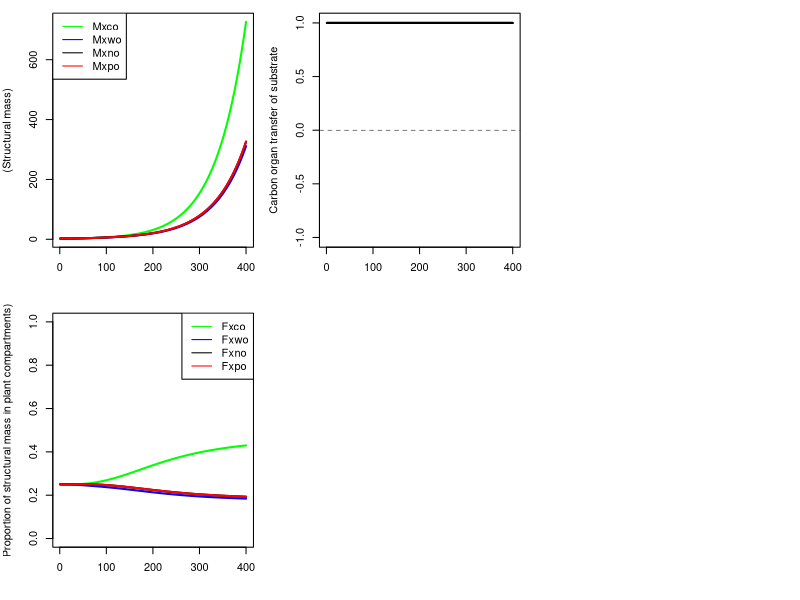

Here is the R script that generated this plot: (Note: this script raises an error after producing the figure.)
# R version of Thornley allcoation model (TAM) as in Thornley and Parsons 2014. J. Theor. Biol. 342: 1-14
# Rewritten to include elements of Thornley 1998 modelling shoot-root relations. The only way forward (https://doi.org/10.1006/anbo.1997.0529) 
# Author: Steven Higgins
# Author: Re-coded to add source sink dynamics and remove predefined allocation by Liam Langan 20.11.2017
# This version with carbon organ, nitrogen organ, phosphorus organ and water organ 
###############################################################################

## LL: NOTE for OSX users:
## running "ssh-add ~/.ssh/id_rsa" in the terminal allows RStudio Github communication via the ssh passkey
## 

# Because in TAM allocation coeffs act on Mx the total biomass, there is no need for a storage pool

## initial values for fractions of structural dry matter in shoot, root, mycor
# thorn_Fxsh_t0 = 0.2;
# thorn_Fxrt_t0 = 0.3;
# thorn_Fxmy_t0 = 0.5;
## initial values for mass of structural dry matter in rt, sh, my
size.factor<-0.1;

thorn_Mxco_t0 = 0.25/size.factor;
thorn_Mxno_t0 = 0.25/size.factor;
thorn_Mxpo_t0 = 0.25/size.factor; #Thornley uses has 0.5
thorn_Mxwo_t0 = 0.25/size.factor; #Thornley uses has 0.5

## intitial values for mass of substrates C,N,P for carbon organ
thorn_Mcs_co_t0 = 0.025/size.factor*0.25;
thorn_Mns_co_t0 = 0.01/size.factor*0.25;
thorn_Mps_co_t0 = 0.005/size.factor*0.25;
thorn_Mws_co_t0 = 0.25/size.factor*0.25;

## intitial values for mass of substrates C,N,P for nitrogen organ
thorn_Mcs_no_t0 = 0.025/size.factor*0.25;
thorn_Mns_no_t0 = 0.01/size.factor*0.25;
thorn_Mps_no_t0 = 0.005/size.factor*0.25;
thorn_Mws_no_t0 = 0.25/size.factor*0.25;

## intitial values for mass of substrates C,N,P for phosphorus organ
thorn_Mcs_po_t0 = 0.025/size.factor*0.25;
thorn_Mns_po_t0 = 0.01/size.factor*0.25;
thorn_Mps_po_t0 = 0.005/size.factor*0.25;
thorn_Mws_po_t0 = 0.25/size.factor*0.25;

## intitial values for mass of substrates C,N,P for water organ
thorn_Mcs_wo_t0 = 0.025/size.factor*0.25;
thorn_Mns_wo_t0 = 0.01/size.factor*0.25;
thorn_Mps_wo_t0 = 0.005/size.factor*0.25;
thorn_Mws_wo_t0 = 0.25/size.factor*0.25;

## upktake rates of C,N,P,W
#default to go back to
base =  0.0002*100; #aDGVM produces numbers around 0.00001 to 0.001 for C_net/plant_mass
thorn_Kc  = base*1.0;
thorn_Kw  = 0.0015;
thorn_Kn  = 0.25;
thorn_Kp  = 0.1;

#product inhibittion, not used
#thorn_Jcs = 0.03;
#thorn_Jns = 0.01;
#thorn_Jps = 0.005;
#thorn_Jws = 0.003;


## Fractions of C, N, P in structural dry matter 
#first three are as in Thornley, Fwx is calibrated, higher values do not work
# so Fwx is artificial. Maybe we have to think of this as water used in metabolism?
thorn_Fcx = 0.4;
thorn_Fnx = 0.02;
thorn_Fpx = 0.005;
thorn_Fwx = 0.0001;


## other constants
thorn_q = 0.5;     #control parameter for allocation
#thorn_Kg = 200	; #structural growth rate constant; Thornley uses 200000
thorn_Kg = 0.1	; #structural growth rate constant; Thornley uses 200000

mycol=c("green","blue","black","red")

#---start model----

#set initial states
#for aDGVM this will have to go in the section that creates a new individual
## STATE VARIABLE initial values for mass of structural dry matter in rt, sh, my
thorn_Mxco = thorn_Mxco_t0;
thorn_Mxwo = thorn_Mxwo_t0;
thorn_Mxno = thorn_Mxno_t0;
thorn_Mxpo = thorn_Mxpo_t0;
## STATE VARIABLE initial values for mass of substrate C,N,P
thorn_Mcs_co = thorn_Mcs_co_t0;
thorn_Mns_co = thorn_Mns_co_t0;
thorn_Mps_co = thorn_Mps_co_t0;
thorn_Mws_co = thorn_Mws_co_t0;

thorn_Mcs_no = thorn_Mcs_no_t0;
thorn_Mns_no = thorn_Mns_no_t0;
thorn_Mps_no = thorn_Mps_no_t0;
thorn_Mws_no = thorn_Mws_no_t0;

thorn_Mcs_po = thorn_Mcs_po_t0;
thorn_Mns_po = thorn_Mns_po_t0;
thorn_Mps_po = thorn_Mps_po_t0;
thorn_Mws_po = thorn_Mws_po_t0;

thorn_Mcs_wo = thorn_Mcs_po_t0;
thorn_Mns_wo = thorn_Mns_po_t0;
thorn_Mps_wo = thorn_Mps_po_t0;
thorn_Mws_wo = thorn_Mws_po_t0;

thorn_Mx_t0 = thorn_Mxco_t0 + thorn_Mxno_t0 + thorn_Mxpo_t0 + thorn_Mxwo_t0;

## AUX VARIABLE initial values for concentrations of substrates C,N,P
thorn_Cs_co = thorn_Mcs_co_t0/thorn_Mxco;
thorn_Ns_co = thorn_Mns_co_t0/thorn_Mxco;
thorn_Ps_co = thorn_Mps_co_t0/thorn_Mxco;
thorn_Ws_co = thorn_Mws_co_t0/thorn_Mxco;

thorn_Cs_no = thorn_Mcs_no_t0/thorn_Mxno;
thorn_Ns_no = thorn_Mns_no_t0/thorn_Mxno;
thorn_Ps_no = thorn_Mps_no_t0/thorn_Mxno;
thorn_Ws_no = thorn_Mws_no_t0/thorn_Mxno;

thorn_Cs_po = thorn_Mcs_po_t0/thorn_Mxpo;
thorn_Ns_po = thorn_Mns_po_t0/thorn_Mxpo;
thorn_Ps_po = thorn_Mps_po_t0/thorn_Mxpo;
thorn_Ws_po = thorn_Mws_po_t0/thorn_Mxpo;

thorn_Cs_wo = thorn_Mcs_wo_t0/thorn_Mxwo;
thorn_Ns_wo = thorn_Mns_wo_t0/thorn_Mxwo;
thorn_Ps_wo = thorn_Mps_wo_t0/thorn_Mxwo;
thorn_Ws_wo = thorn_Mws_wo_t0/thorn_Mxwo;

## AUX VARIABLE initial values for fractions of structural dry matter in shoot, root, mycor
thorn_Fxco = thorn_Mxco_t0/thorn_Mx_t0;
thorn_Fxwo = thorn_Mxwo_t0/thorn_Mx_t0;
thorn_Fxno = thorn_Mxno_t0/thorn_Mx_t0;
thorn_Fxpo = thorn_Mxpo_t0/thorn_Mx_t0;


#R only make a matrix to store the variables for plotting
#n.steps<-360*10
n.steps<-400
# n.steps<-3*10
M<-matrix(0,nrow=n.steps,ncol=71)

wrapper_fn_mod <- function(uptake)
{
  ## the for loop
  for(i in 1:n.steps) {
    
  uptake_change <- uptake

  base =  0.0002*100; #aDGVM produces numbers around 0.00001 to 0.001 for C_net/plant_mass
  thorn_Kc  = base*1.0;
  thorn_Kw  = 0.015;
  
  # if( i >= 180 && i <= 360 ) # this code sets carbon substrate uptake to zero between day 180 & 360
  # {
  #   thorn_Kc = 0.0;
  # }
  
  if(uptake_change == 1)
  {
    thorn_Kn  = 0.025; # low N uptake rate
    # thorn_Kn  = 0.05 - pmin(0.001,(i*0.1));
    # print("Low N")
    # print(thorn_Kn)
  }
  
  if(uptake_change == 0) # high N uptake rate
  {
    thorn_Kn  = 0.25;
    # print("High N")
    # print(thorn_Kn)
  }
  
  thorn_Kp  = 0.1;
  
  thorn_Mx = thorn_Mxco + thorn_Mxwo + thorn_Mxno + thorn_Mxpo ; #3
  
  ##---------------------------------------------------------------------------------------------
  ## adding substrate transport between pools following Thornley (1998). Substrates will be transported
  ## between plants compartments based on concentration differences and resistances. 
  ## This avoids the issue of reduced allocation as this model does not allocate growth, growth of each compartment is 
  ## indipenaent of the others but it allows every compartment to be both a source and a sink. Should an individual be top-killed
  ## i.e. loss of the carbon organ and substrates contained within, C, N, P and W will be transported from all other organs until 
  ## there is no concentration difference. This increases carbon organ growth and decreases growth in all other compartments. 
  
  # these are specific transport resistances for substrates
  # I'm assuming they are equal for all substrates and transport directions. 
  p_co = p_no = p_po = p_wo =1; # eq.4 Thornley 1998 
  
  q = 1 # eq.4 scaling parameter "which, presumably, is a function of plant architecture" (Thornley 1998)
  
  # # Transport resistance of each compartment 
  # res_co = p_co / (thorn_Mxco)^q; # eq.4 Thornley 1998 
  # res_no = p_no / (thorn_Mxno)^q; # eq.4 Thornley 1998 
  # res_po = p_po / (thorn_Mxpo)^q; # eq.4 Thornley 1998 
  # res_wo = p_wo / (thorn_Mxwo)^q; # eq.4 Thornley 1998 
  # 
  # # Transport of substrates between compartments. Here I extend Thornley uni-directional model to 
  # # make it bi-directional. 
  # # NOTE: this is not complete - I need to include transport between other compartments i.e. Po to Wo, Po to No, Wo to No for C,N,P & W.
  # 
  # # carbon transport
  # Tc_co_to_no = 0.2*(thorn_Cs_co - thorn_Cs_no) / (res_co + res_no) # transport of carbon substrate from the carbon organ to the nitrogen organ
  # Tc_co_to_po = 0.2*(thorn_Cs_co - thorn_Cs_po) / (res_co + res_po) # transport of carbon substrate from the carbon organ to the phosphorus organ
  # Tc_co_to_wo = 0.2*(thorn_Cs_co - thorn_Cs_wo) / (res_co + res_wo) # transport of carbon substrate from the carbon organ to the water organ
  # 
  # Tc_no_to_po = 0.2*(thorn_Cs_no - thorn_Cs_po) / (res_no + res_po) # transport of carbon substrate from the nitrogen organ to the phosphorus organ
  # Tc_no_to_wo = 0.2*(thorn_Cs_no - thorn_Cs_wo) / (res_no + res_wo) # transport of carbon substrate from the nitrogen organ to the water organ
  # Tc_po_to_wo = 0.2*(thorn_Cs_po - thorn_Cs_wo) / (res_po + res_wo) # transport of carbon substrate from the phosphorus organ to the water organ
  # 
  # # print(c("Tc_cn Tc_cp Tc_cw Tc_np Tc_nw Tc_pw"))
  # # print(round(c(Tc_co_to_no, Tc_co_to_po, Tc_co_to_wo, Tc_no_to_po, Tc_no_to_wo, Tc_po_to_wo),2))
  # 
  # # nitrogen transport
  # Tn_co_to_no = 0.2*(thorn_Ns_co - thorn_Ns_no) / (res_co + res_no) # transport of nitrogen substrate from the carbon organ to the nitrogen organ
  # Tn_co_to_po = 0.2*(thorn_Ns_co - thorn_Ns_po) / (res_co + res_po) # transport of nitrogen substrate from the carbon organ to the phosphorus organ
  # Tn_co_to_wo = 0.2*(thorn_Ns_co - thorn_Ns_wo) / (res_co + res_wo) # transport of nitrogen substrate from the carbon organ to the water organ
  # 
  # Tn_no_to_po = 0.2*(thorn_Ns_no - thorn_Ns_po) / (res_no + res_po) # transport of nitrogen substrate from the nitrogen organ to the phosphorus organ
  # Tn_no_to_wo = 0.2*(thorn_Ns_no - thorn_Ns_wo) / (res_no + res_wo) # transport of nitrogen substrate from the nitrogen organ to the water organ
  # Tn_po_to_wo = 0.2*(thorn_Ns_po - thorn_Ns_wo) / (res_po + res_wo) # transport of nitrogen substrate from the phosphorus organ to the water organ
  # # phosphorus transport
  # Tp_co_to_no = 0.2*(thorn_Ps_co - thorn_Ps_no) / (res_co + res_no) # transport of phosphorus substrate from the carbon organ to the nitrogen organ
  # Tp_co_to_po = 0.2*(thorn_Ps_co - thorn_Ps_po) / (res_co + res_po) # transport of phosphorus substrate from the carbon organ to the phosphorus organ
  # Tp_co_to_wo = 0.2*(thorn_Ps_co - thorn_Ps_wo) / (res_co + res_wo) # transport of phosphorus substrate from the carbon organ to the water organ
  # 
  # Tp_no_to_po = 0.2*(thorn_Ps_no - thorn_Ps_po) / (res_no + res_po) # transport of phosphorus substrate from the nitrogen organ to the phosphorus organ
  # Tp_no_to_wo = 0.2*(thorn_Ps_no - thorn_Ps_wo) / (res_no + res_wo) # transport of phosphorus substrate from the nitrogen organ to the water organ
  # Tp_po_to_wo = 0.2*(thorn_Ps_po - thorn_Ps_wo) / (res_po + res_wo) # transport of phosphorus substrate from the phosphorus organ to the water organ
  # # water transport
  # Tw_co_to_no = 0.2*(thorn_Ws_co - thorn_Ws_no) / (res_co + res_no) # transport of water substrate from the carbon organ to the nitrogen organ
  # Tw_co_to_po = 0.2*(thorn_Ws_co - thorn_Ws_po) / (res_co + res_po) # transport of water substrate from the carbon organ to the phosphorus organ
  # Tw_co_to_wo = 0.2*(thorn_Ws_co - thorn_Ws_wo) / (res_co + res_wo) # transport of water substrate from the carbon organ to the water organ
  # 
  # Tw_no_to_po = 0.2*(thorn_Ws_no - thorn_Ws_po) / (res_no + res_po) # transport of water substrate from the carbon organ to the nitrogen organ
  # Tw_no_to_wo = 0.2*(thorn_Ws_no - thorn_Ws_wo) / (res_no + res_wo) # transport of water substrate from the carbon organ to the phosphorus organ
  # Tw_po_to_wo = 0.2*(thorn_Ws_po - thorn_Ws_wo) / (res_po + res_wo) # transport of water substrate from the carbon organ to the water organ
  ##---------------------------------------------------------------------------------------------
  # print(round(c(thorn_lambda_sh,thorn_lambda_rt,thorn_lambda_my,thorn_lambda_rw),2))
  # print(sum(c(thorn_lambda_sh,thorn_lambda_rt,thorn_lambda_my,thorn_lambda_rw)))
  ## do I need to redefine this for each compartment? yes yes I do... no no I dont

  if(thorn_Mxco <= 0.0001)
  {
    # Here I am assuming that a leaf of mass less than 0.2 grammes cannot do photosynthesis.
    mass_place_holder = 0.0; # this is to test the difference between uni and bi directional transport.
  }
  else
  {
    mass_place_holder = thorn_Mxco; # thid
  }
  
  thorn_Uc = thorn_Kc * mass_place_holder;
  thorn_Un = thorn_Kn * thorn_Mxno;
  thorn_Up = thorn_Kp * thorn_Mxpo;
  thorn_Uw = thorn_Kw * thorn_Mxwo;
  
  thorn_Mcs_co = max(0.000, thorn_Mcs_co + thorn_Uc);
  # # thorn_Mns_co = max(0.0001, thorn_Mns_co - thorn_Fnx * thorn_G_co );
  # # thorn_Mps_co = max(0.0001, thorn_Mps_co - thorn_Fpx * thorn_G_co );
  # # thorn_Mws_co = max(0.0001, thorn_Mws_co - thorn_Fwx * thorn_G_co );
  #
  # # thorn_Mcs_no = max(0.0001, thorn_Mcs_no - thorn_Fcx * thorn_G_no );
  thorn_Mns_no = max(0.000, thorn_Mns_no + thorn_Un );
  # # thorn_Mps_no = max(0.0001, thorn_Mps_no - thorn_Fpx * thorn_G_no );
  # # thorn_Mws_no = max(0.0001, thorn_Mws_no - thorn_Fwx * thorn_G_no );
  #
  # # thorn_Mcs_po = max(0.0001, thorn_Mcs_po - thorn_Fcx * thorn_G_po );
  # # thorn_Mns_po = max(0.0001, thorn_Mns_po - thorn_Fnx * thorn_G_po );
  thorn_Mps_po = max(0.000, thorn_Mps_po + thorn_Up );
  # # thorn_Mws_po = max(0.0001, thorn_Mws_po - thorn_Fwx * thorn_G_po );
  #
  # # thorn_Mcs_wo = max(0.0001, thorn_Mcs_wo - thorn_Fcx * thorn_G_wo );
  # # thorn_Mns_wo = max(0.0001, thorn_Mns_wo - thorn_Fnx * thorn_G_wo );
  # # thorn_Mps_wo = max(0.0001, thorn_Mps_wo - thorn_Fpx * thorn_G_wo );
  thorn_Mws_wo = max(0.000, thorn_Mws_wo + thorn_Uw );

  # thorn_Mcs_co = max(0.0001, thorn_Mcs_co + thorn_Uc - thorn_Fcx * thorn_G_co - Tc_co_to_no - Tc_co_to_po - Tc_co_to_wo);
  # thorn_Mns_co = max(0.0001, thorn_Mns_co - thorn_Fnx * thorn_G_co - Tn_co_to_no - Tn_co_to_po - Tn_co_to_wo);
  # thorn_Mps_co = max(0.0001, thorn_Mps_co - thorn_Fpx * thorn_G_co - Tp_co_to_no - Tp_co_to_po - Tp_co_to_wo);
  # thorn_Mws_co = max(0.0001, thorn_Mws_co - thorn_Fwx * thorn_G_co - Tw_co_to_no - Tw_co_to_po - Tw_co_to_wo);
  # 
  # thorn_Mcs_no = max(0.0001, thorn_Mcs_no - thorn_Fcx * thorn_G_no - Tc_no_to_po - Tc_no_to_wo + Tc_co_to_no);
  # thorn_Mns_no = max(0.0001, thorn_Mns_no + thorn_Un - thorn_Fnx * thorn_G_no + Tn_co_to_no - Tn_no_to_po - Tn_no_to_wo);
  # thorn_Mps_no = max(0.0001, thorn_Mps_no - thorn_Fpx * thorn_G_no - Tp_no_to_po - Tp_no_to_wo + Tp_co_to_no);
  # thorn_Mws_no = max(0.0001, thorn_Mws_no - thorn_Fwx * thorn_G_no - Tw_no_to_po - Tw_no_to_wo + Tw_co_to_no);
  # 
  # thorn_Mcs_po = max(0.0001, thorn_Mcs_po - thorn_Fcx * thorn_G_po - Tc_po_to_wo + Tc_no_to_po + Tc_co_to_po);
  # thorn_Mns_po = max(0.0001, thorn_Mns_po - thorn_Fnx * thorn_G_po - Tn_po_to_wo + Tn_no_to_po + Tn_co_to_po);
  # thorn_Mps_po = max(0.0001, thorn_Mps_po + thorn_Up - thorn_Fnx * thorn_G_po - Tn_po_to_wo + Tn_no_to_po + Tn_co_to_po);
  # thorn_Mws_po = max(0.0001, thorn_Mws_po - thorn_Fwx * thorn_G_po - Tw_po_to_wo + Tw_no_to_po + Tw_co_to_po);
  # 
  # thorn_Mcs_wo = max(0.0001, thorn_Mcs_wo - thorn_Fcx * thorn_G_wo + Tc_co_to_wo + Tc_no_to_wo + Tc_po_to_wo);
  # thorn_Mns_wo = max(0.0001, thorn_Mns_wo - thorn_Fnx * thorn_G_wo + Tn_co_to_wo + Tn_no_to_wo + Tn_po_to_wo);
  # thorn_Mps_wo = max(0.0001, thorn_Mps_wo - thorn_Fpx * thorn_G_wo + Tp_co_to_wo + Tp_no_to_wo + Tp_po_to_wo);
  # thorn_Mws_wo = max(0.0001, thorn_Mws_wo + thorn_Uw - thorn_Fwx * thorn_G_wo + Tw_co_to_wo + Tw_no_to_wo + Tw_po_to_wo);
  
  thorn_Cs_co = thorn_Mcs_co/thorn_Mxco; #2
  thorn_Ns_co = thorn_Mns_co/thorn_Mxco; #2
  thorn_Ps_co = thorn_Mps_co/thorn_Mxco; #2
  thorn_Ws_co = thorn_Mws_co/thorn_Mxco; #2
  
  thorn_Cs_no = thorn_Mcs_no/thorn_Mxno; #2
  thorn_Ns_no = thorn_Mns_no/thorn_Mxno; #2
  thorn_Ps_no = thorn_Mps_no/thorn_Mxno; #2
  thorn_Ws_no = thorn_Mws_no/thorn_Mxno; #2
  
  thorn_Cs_po = thorn_Mcs_po/thorn_Mxpo; #2
  thorn_Ns_po = thorn_Mns_po/thorn_Mxpo; #2
  thorn_Ps_po = thorn_Mps_po/thorn_Mxpo; #2
  thorn_Ws_po = thorn_Mws_po/thorn_Mxpo; #2
  
  thorn_Cs_wo = thorn_Mcs_wo/thorn_Mxwo; #2
  thorn_Ns_wo = thorn_Mns_wo/thorn_Mxwo; #2
  thorn_Ps_wo = thorn_Mps_wo/thorn_Mxwo; #2
  thorn_Ws_wo = thorn_Mws_wo/thorn_Mxwo; #2
  
  #  use this code to simulate a loss in shoots e.g in fire
  # if(i == 100)
  # {
  #   thorn_Mxco = 0.0001;
  #   thorn_Mcs_co = thorn_Mcs_co*0.0;
  #   thorn_Mns_co = thorn_Mns_co*0.0;
  #   thorn_Mps_co = thorn_Mps_co*0.0;
  #   thorn_Mws_co = thorn_Mws_co*0.0;
  #   
  #   thorn_Cs_co = thorn_Mcs_co/thorn_Mxco; #2
  #   thorn_Ns_co = thorn_Mns_co/thorn_Mxco; #2
  #   thorn_Ps_co = thorn_Mps_co/thorn_Mxco; #2
  #   thorn_Ws_co = thorn_Mws_co/thorn_Mxco; #2
  # 
  #   print("Cs_Co")
  #   print(thorn_Cs_co)
  #   print("-----")
  #   
  # }
  
  
  ## make sure thorn_G is the right size. you can get this right through thorn_Kg which is a pure calibration parameter, 
  ## but also by making sure the substrate cocentrations are reasonable
  thorn_G_co = thorn_Kg*thorn_Mxco*thorn_Cs_co*thorn_Ns_co*thorn_Ps_co*thorn_Ws_co ; # see 13 and 12
  thorn_G_no = thorn_Kg*thorn_Mxno*thorn_Cs_no*thorn_Ns_no*thorn_Ps_no*thorn_Ws_no ; # see 13 and 12
  thorn_G_po = thorn_Kg*thorn_Mxpo*thorn_Cs_po*thorn_Ns_po*thorn_Ps_po*thorn_Ws_po ; # see 13 and 12
  thorn_G_wo = thorn_Kg*thorn_Mxwo*thorn_Cs_wo*thorn_Ns_wo*thorn_Ps_wo*thorn_Ws_wo ; # see 13 and 12

  if(i == 100 | i==101)
  {
    print(i)
    print("growth")
    print(c("CO", thorn_G_co))
    print(c("NO", thorn_G_no))
    print(c("PO", thorn_G_po))
    print(c("WO", thorn_G_wo))
    print("thorn_Cs_co")
    print(c("thorn_Cs_co", thorn_Cs_co))
    print(c("res_co",res_co))
    print("-----")
    
  }
  # thorn_Mcs_co = max(0.0001, thorn_Mcs_co - thorn_Fcx * thorn_G_co - Tc_co_to_no - Tc_co_to_po - Tc_co_to_wo);
  # thorn_Mns_co = max(0.0001, thorn_Mns_co - thorn_Fnx * thorn_G_co - Tn_co_to_no - Tn_co_to_po - Tn_co_to_wo);
  # thorn_Mps_co = max(0.0001, thorn_Mps_co - thorn_Fpx * thorn_G_co - Tp_co_to_no - Tp_co_to_po - Tp_co_to_wo);
  # thorn_Mws_co = max(0.0001, thorn_Mws_co - thorn_Fwx * thorn_G_co - Tw_co_to_no - Tw_co_to_po - Tw_co_to_wo);
  # 
  # thorn_Mcs_no = max(0.0001, thorn_Mcs_no - thorn_Fcx * thorn_G_no - Tc_no_to_po - Tc_no_to_wo + Tc_co_to_no);
  # thorn_Mns_no = max(0.0001, thorn_Mns_no - thorn_Fnx * thorn_G_no + Tn_co_to_no - Tn_no_to_po - Tn_no_to_wo);
  # thorn_Mps_no = max(0.0001, thorn_Mps_no - thorn_Fpx * thorn_G_no - Tp_no_to_po - Tp_no_to_wo + Tp_co_to_no);
  # thorn_Mws_no = max(0.0001, thorn_Mws_no - thorn_Fwx * thorn_G_no - Tw_no_to_po - Tw_no_to_wo + Tw_co_to_no);
  # 
  # thorn_Mcs_po = max(0.0001, thorn_Mcs_po - thorn_Fcx * thorn_G_po - Tc_po_to_wo + Tc_no_to_po + Tc_co_to_po);
  # thorn_Mns_po = max(0.0001, thorn_Mns_po - thorn_Fnx * thorn_G_po - Tn_po_to_wo + Tn_no_to_po + Tn_co_to_po);
  # thorn_Mps_po = max(0.0001, thorn_Mps_po - thorn_Fnx * thorn_G_po - Tn_po_to_wo + Tn_no_to_po + Tn_co_to_po);
  # thorn_Mws_po = max(0.0001, thorn_Mws_po - thorn_Fwx * thorn_G_po - Tw_po_to_wo + Tw_no_to_po + Tw_co_to_po);
  # 
  # thorn_Mcs_wo = max(0.0001, thorn_Mcs_wo - thorn_Fcx * thorn_G_wo + Tc_co_to_wo + Tc_no_to_wo + Tc_po_to_wo);
  # thorn_Mns_wo = max(0.0001, thorn_Mns_wo - thorn_Fnx * thorn_G_wo + Tn_co_to_wo + Tn_no_to_wo + Tn_po_to_wo);
  # thorn_Mps_wo = max(0.0001, thorn_Mps_wo - thorn_Fpx * thorn_G_wo + Tp_co_to_wo + Tp_no_to_wo + Tp_po_to_wo);
  # thorn_Mws_wo = max(0.0001, thorn_Mws_wo - thorn_Fwx * thorn_G_wo + Tw_co_to_wo + Tw_no_to_wo + Tw_po_to_wo);

  thorn_Mcs_co = max(0.000, thorn_Mcs_co - thorn_Fcx * thorn_G_co );
  thorn_Mns_co = max(0.000, thorn_Mns_co - thorn_Fnx * thorn_G_co );
  thorn_Mps_co = max(0.000, thorn_Mps_co - thorn_Fpx * thorn_G_co );
  thorn_Mws_co = max(0.000, thorn_Mws_co - thorn_Fwx * thorn_G_co );
  
  thorn_Mcs_no = max(0.000, thorn_Mcs_no - thorn_Fcx * thorn_G_no );
  thorn_Mns_no = max(0.000, thorn_Mns_no - thorn_Fnx * thorn_G_no );
  thorn_Mps_no = max(0.000, thorn_Mps_no - thorn_Fpx * thorn_G_no );
  thorn_Mws_no = max(0.000, thorn_Mws_no - thorn_Fwx * thorn_G_no );
  
  thorn_Mcs_po = max(0.000, thorn_Mcs_po - thorn_Fcx * thorn_G_po );
  thorn_Mns_po = max(0.000, thorn_Mns_po - thorn_Fnx * thorn_G_po );
  thorn_Mps_po = max(0.000, thorn_Mps_po - thorn_Fnx * thorn_G_po );
  thorn_Mws_po = max(0.000, thorn_Mws_po - thorn_Fwx * thorn_G_po );
  
  thorn_Mcs_wo = max(0.000, thorn_Mcs_wo - thorn_Fcx * thorn_G_wo );
  thorn_Mns_wo = max(0.000, thorn_Mns_wo - thorn_Fnx * thorn_G_wo );
  thorn_Mps_wo = max(0.000, thorn_Mps_wo - thorn_Fpx * thorn_G_wo );
  thorn_Mws_wo = max(0.000, thorn_Mws_wo - thorn_Fwx * thorn_G_wo );
  
  # thorn_Mcs = max(0, thorn_Mcs + thorn_Uc - thorn_Fcx * thorn_G); # 12
  # thorn_Mns = max(0, thorn_Mns + thorn_Un - thorn_Fnx * thorn_G); # 12
  # thorn_Mps = max(0, thorn_Mps + thorn_Up - thorn_Fpx * thorn_G); # 12
  # thorn_Mws = max(0, thorn_Mws + thorn_Uw - thorn_Fwx * thorn_G); # 12
  
  thorn_Mxco = max(0.0001, thorn_Mxco + thorn_G_co) ;# 13
  thorn_Mxno = max(0.0001, thorn_Mxno + thorn_G_no) ;# 13
  thorn_Mxpo = max(0.0001, thorn_Mxpo + thorn_G_po) ;# 13
  thorn_Mxwo = max(0.0001, thorn_Mxwo + thorn_G_wo) ;# 13
  
  thorn_Mx = thorn_Mxco + thorn_Mxwo + thorn_Mxno + thorn_Mxpo ; #3
  
  # this is part of the substrate inhibition code
  # thorn_Uc = (thorn_Kc * thorn_Mxco) / (1 + thorn_Cs/thorn_Jcs)
  # thorn_Uw = (thorn_Kw * thorn_Mxwo) / (1 + thorn_Ws/thorn_Jws)
  # thorn_Un = (thorn_Kn * thorn_Mxno) / (1 + thorn_Ns/thorn_Jns)
  # thorn_Up = (thorn_Kp * thorn_Mxpo) / (1 + thorn_Ps/thorn_Jps)
  
#  use this code to simulate a loss in shoots e.g in fire
  # if(i == 100)
  # {
  # 	thorn_Mxco = thorn_Mxco*0.1;
  # 	thorn_Mcs_co = thorn_Mcs_co*0.0;
  # 	thorn_Mns_co = thorn_Mns_co*0.0;
  #   thorn_Mps_co = thorn_Mps_co*0.0;
  # 	thorn_Mws_co = thorn_Mws_co*0.0;
  # }

  thorn_Cs_co = thorn_Mcs_co/thorn_Mxco; #2
  thorn_Ns_co = thorn_Mns_co/thorn_Mxco; #2
  thorn_Ps_co = thorn_Mps_co/thorn_Mxco; #2
  thorn_Ws_co = thorn_Mws_co/thorn_Mxco; #2
  
  thorn_Cs_no = thorn_Mcs_no/thorn_Mxno; #2
  thorn_Ns_no = thorn_Mns_no/thorn_Mxno; #2
  thorn_Ps_no = thorn_Mps_no/thorn_Mxno; #2
  thorn_Ws_no = thorn_Mws_no/thorn_Mxno; #2
  
  thorn_Cs_po = thorn_Mcs_po/thorn_Mxpo; #2
  thorn_Ns_po = thorn_Mns_po/thorn_Mxpo; #2
  thorn_Ps_po = thorn_Mps_po/thorn_Mxpo; #2
  thorn_Ws_po = thorn_Mws_po/thorn_Mxpo; #2
  
  thorn_Cs_wo = thorn_Mcs_wo/thorn_Mxwo; #2
  thorn_Ns_wo = thorn_Mns_wo/thorn_Mxwo; #2
  thorn_Ps_wo = thorn_Mps_wo/thorn_Mxwo; #2
  thorn_Ws_wo = thorn_Mws_wo/thorn_Mxwo; #2
  
  # #  use this code to simulate a loss in shoots e.g in fire
  # if(i == 100)
  # {
  # 	thorn_Mxco = thorn_Mxco*0.1;
  # 	thorn_Mcs_co = thorn_Mcs_co*0.0;
  # 	thorn_Mns_co = thorn_Mns_co*0.0;
  #   thorn_Mps_co = thorn_Mps_co*0.0;
  # 	thorn_Mws_co = thorn_Mws_co*0.0;
  # 	
  # 	thorn_Cs_co = thorn_Mcs_co/thorn_Mxco; #2
  # 	thorn_Ns_co = thorn_Mns_co/thorn_Mxco; #2
  # 	thorn_Ps_co = thorn_Mps_co/thorn_Mxco; #2
  # 	thorn_Ws_co = thorn_Mws_co/thorn_Mxco; #2
  # 	
  # 	print(thorn_Cs_co)
  # 	
  # }
  
  # Transport resistance of each compartment 
  res_co = p_co / (thorn_Mxco)^q; # eq.4 Thornley 1998 
  # res_co = pmin(100, p_co / (thorn_Mxco)^q); # eq.4 Thornley 1998 
  res_no = p_no / (thorn_Mxno)^q; # eq.4 Thornley 1998 
  res_po = p_po / (thorn_Mxpo)^q; # eq.4 Thornley 1998 
  res_wo = p_wo / (thorn_Mxwo)^q; # eq.4 Thornley 1998 
  
  # Transport of substrates between compartments. Here I extend Thornley uni-directional model to 
  # make it bi-directional. 
  # NOTE: this is not complete - I need to include transport between other compartments i.e. Po to Wo, Po to No, Wo to No for C,N,P & W.
  ##-----------------------------------------------------------------------------
  # accounting  
  total_c1 <- (thorn_Cs_co*thorn_Mxco) + (thorn_Fcx*thorn_Mxco) + 
    (thorn_Cs_no*thorn_Mxno) + (thorn_Fcx*thorn_Mxno) + 
    (thorn_Cs_po*thorn_Mxpo) + (thorn_Fcx*thorn_Mxpo) + 
    (thorn_Cs_wo*thorn_Mxwo) + (thorn_Fcx*thorn_Mxwo) 
  
  total_n1 <- (thorn_Ns_co*thorn_Mxco) + (thorn_Fnx*thorn_Mxco) + 
    (thorn_Ns_no*thorn_Mxno) + (thorn_Fnx*thorn_Mxno) + 
    (thorn_Ns_po*thorn_Mxpo) + (thorn_Fnx*thorn_Mxpo) + 
    (thorn_Ns_wo*thorn_Mxwo) + (thorn_Fnx*thorn_Mxwo) 
  
  total_p1 <- (thorn_Ps_co*thorn_Mxco) + (thorn_Fpx*thorn_Mxco) + 
    (thorn_Ps_no*thorn_Mxno) + (thorn_Fpx*thorn_Mxno) + 
    (thorn_Ps_po*thorn_Mxpo) + (thorn_Fpx*thorn_Mxpo) + 
    (thorn_Ps_wo*thorn_Mxwo) + (thorn_Fpx*thorn_Mxwo) 
  
  total_w1 <- (thorn_Ws_co*thorn_Mxco) + (thorn_Fwx*thorn_Mxco) + 
    (thorn_Ws_no*thorn_Mxno) + (thorn_Fwx*thorn_Mxno) + 
    (thorn_Ws_po*thorn_Mxpo) + (thorn_Fwx*thorn_Mxpo) + 
    (thorn_Ws_wo*thorn_Mxwo) + (thorn_Fwx*thorn_Mxwo) 
  ##-----------------------------------------------------------------------------
  
  # carbon transport
  Tc_co_to_no = 0.5*((thorn_Cs_co - thorn_Cs_no) / (res_co + res_no)) # transport of carbon substrate from the carbon organ to the nitrogen organ
  Tc_co_to_po = 0.5*((thorn_Cs_co - thorn_Cs_po) / (res_co + res_po)) # transport of carbon substrate from the carbon organ to the phosphorus organ
  Tc_co_to_wo = 0.5*((thorn_Cs_co - thorn_Cs_wo) / (res_co + res_wo)) # transport of carbon substrate from the carbon organ to the water organ
  
  Tc_no_to_po = 0.5*((thorn_Cs_no - thorn_Cs_po) / (res_no + res_po)) # transport of carbon substrate from the nitrogen organ to the phosphorus organ
  Tc_no_to_wo = 0.5*((thorn_Cs_no - thorn_Cs_wo) / (res_no + res_wo)) # transport of carbon substrate from the nitrogen organ to the water organ
  Tc_po_to_wo = 0.5*((thorn_Cs_po - thorn_Cs_wo) / (res_po + res_wo)) # transport of carbon substrate from the phosphorus organ to the water organ
  
  # print(c("Tc_cn Tc_cp Tc_cw Tc_np Tc_nw Tc_pw"))
  # print(round(c(Tc_co_to_no, Tc_co_to_po, Tc_co_to_wo, Tc_no_to_po, Tc_no_to_wo, Tc_po_to_wo),2))
  
  # nitrogen transport
  Tn_co_to_no = 0.5*((thorn_Ns_co - thorn_Ns_no) / (res_co + res_no)) # transport of nitrogen substrate from the carbon organ to the nitrogen organ
  Tn_co_to_po = 0.5*((thorn_Ns_co - thorn_Ns_po) / (res_co + res_po)) # transport of nitrogen substrate from the carbon organ to the phosphorus organ
  Tn_co_to_wo = 0.5*((thorn_Ns_co - thorn_Ns_wo) / (res_co + res_wo)) # transport of nitrogen substrate from the carbon organ to the water organ
  
  Tn_no_to_po = 0.5*((thorn_Ns_no - thorn_Ns_po) / (res_no + res_po)) # transport of nitrogen substrate from the nitrogen organ to the phosphorus organ
  Tn_no_to_wo = 0.5*((thorn_Ns_no - thorn_Ns_wo) / (res_no + res_wo)) # transport of nitrogen substrate from the nitrogen organ to the water organ
  Tn_po_to_wo = 0.5*((thorn_Ns_po - thorn_Ns_wo) / (res_po + res_wo)) # transport of nitrogen substrate from the phosphorus organ to the water organ
  # phosphorus transport
  Tp_co_to_no = 0.5*((thorn_Ps_co - thorn_Ps_no) / (res_co + res_no)) # transport of phosphorus substrate from the carbon organ to the nitrogen organ
  Tp_co_to_po = 0.5*((thorn_Ps_co - thorn_Ps_po) / (res_co + res_po)) # transport of phosphorus substrate from the carbon organ to the phosphorus organ
  Tp_co_to_wo = 0.5*((thorn_Ps_co - thorn_Ps_wo) / (res_co + res_wo)) # transport of phosphorus substrate from the carbon organ to the water organ
  
  Tp_no_to_po = 0.5*((thorn_Ps_no - thorn_Ps_po) / (res_no + res_po)) # transport of phosphorus substrate from the nitrogen organ to the phosphorus organ
  Tp_no_to_wo = 0.5*((thorn_Ps_no - thorn_Ps_wo) / (res_no + res_wo)) # transport of phosphorus substrate from the nitrogen organ to the water organ
  Tp_po_to_wo = 0.5*((thorn_Ps_po - thorn_Ps_wo) / (res_po + res_wo)) # transport of phosphorus substrate from the phosphorus organ to the water organ
  # water transport
  Tw_co_to_no = 0.5*((thorn_Ws_co - thorn_Ws_no) / (res_co + res_no)) # transport of water substrate from the carbon organ to the nitrogen organ
  Tw_co_to_po = 0.5*((thorn_Ws_co - thorn_Ws_po) / (res_co + res_po)) # transport of water substrate from the carbon organ to the phosphorus organ
  Tw_co_to_wo = 0.5*((thorn_Ws_co - thorn_Ws_wo) / (res_co + res_wo)) # transport of water substrate from the carbon organ to the water organ
  
  Tw_no_to_po = 0.5*((thorn_Ws_no - thorn_Ws_po) / (res_no + res_po)) # transport of water substrate from the carbon organ to the nitrogen organ
  Tw_no_to_wo = 0.5*((thorn_Ws_no - thorn_Ws_wo) / (res_no + res_wo)) # transport of water substrate from the carbon organ to the phosphorus organ
  Tw_po_to_wo = 0.5*((thorn_Ws_po - thorn_Ws_wo) / (res_po + res_wo)) # transport of water substrate from the carbon organ to the water organ
  
  thorn_Mcs_co = max(0.000, thorn_Mcs_co - Tc_co_to_no - Tc_co_to_po - Tc_co_to_wo);
  thorn_Mns_co = max(0.000, thorn_Mns_co - Tn_co_to_no - Tn_co_to_po - Tn_co_to_wo);
  thorn_Mps_co = max(0.000, thorn_Mps_co - Tp_co_to_no - Tp_co_to_po - Tp_co_to_wo);
  thorn_Mws_co = max(0.000, thorn_Mws_co - Tw_co_to_no - Tw_co_to_po - Tw_co_to_wo);

  thorn_Mcs_no = max(0.000, thorn_Mcs_no - Tc_no_to_po - Tc_no_to_wo + Tc_co_to_no);
  thorn_Mns_no = max(0.000, thorn_Mns_no + Tn_co_to_no - Tn_no_to_po - Tn_no_to_wo);
  thorn_Mps_no = max(0.000, thorn_Mps_no - Tp_no_to_po - Tp_no_to_wo + Tp_co_to_no);
  thorn_Mws_no = max(0.000, thorn_Mws_no - Tw_no_to_po - Tw_no_to_wo + Tw_co_to_no);

  thorn_Mcs_po = max(0.000, thorn_Mcs_po - Tc_po_to_wo + Tc_no_to_po + Tc_co_to_po);
  thorn_Mns_po = max(0.000, thorn_Mns_po - Tn_po_to_wo + Tn_no_to_po + Tn_co_to_po);
  thorn_Mps_po = max(0.000, thorn_Mps_po - Tp_po_to_wo + Tp_no_to_po + Tp_co_to_po);
  thorn_Mws_po = max(0.000, thorn_Mws_po - Tw_po_to_wo + Tw_no_to_po + Tw_co_to_po);

  thorn_Mcs_wo = max(0.000, thorn_Mcs_wo + Tc_co_to_wo + Tc_no_to_wo + Tc_po_to_wo);
  thorn_Mns_wo = max(0.000, thorn_Mns_wo + Tn_co_to_wo + Tn_no_to_wo + Tn_po_to_wo);
  thorn_Mps_wo = max(0.000, thorn_Mps_wo + Tp_co_to_wo + Tp_no_to_wo + Tp_po_to_wo);
  thorn_Mws_wo = max(0.000, thorn_Mws_wo + Tw_co_to_wo + Tw_no_to_wo + Tw_po_to_wo);
  
  thorn_Cs_co = thorn_Mcs_co/thorn_Mxco; #2
  thorn_Ns_co = thorn_Mns_co/thorn_Mxco; #2
  thorn_Ps_co = thorn_Mps_co/thorn_Mxco; #2
  thorn_Ws_co = thorn_Mws_co/thorn_Mxco; #2
  
  thorn_Cs_no = thorn_Mcs_no/thorn_Mxno; #2
  thorn_Ns_no = thorn_Mns_no/thorn_Mxno; #2
  thorn_Ps_no = thorn_Mps_no/thorn_Mxno; #2
  thorn_Ws_no = thorn_Mws_no/thorn_Mxno; #2
  
  thorn_Cs_po = thorn_Mcs_po/thorn_Mxpo; #2
  thorn_Ns_po = thorn_Mns_po/thorn_Mxpo; #2
  thorn_Ps_po = thorn_Mps_po/thorn_Mxpo; #2
  thorn_Ws_po = thorn_Mws_po/thorn_Mxpo; #2
  
  thorn_Cs_wo = thorn_Mcs_wo/thorn_Mxwo; #2
  thorn_Ns_wo = thorn_Mns_wo/thorn_Mxwo; #2
  thorn_Ps_wo = thorn_Mps_wo/thorn_Mxwo; #2
  thorn_Ws_wo = thorn_Mws_wo/thorn_Mxwo; #2
  
  ##-----------------------------------------------------------------------------
  # accounting  
  total_c2 <- (thorn_Cs_co*thorn_Mxco) + (thorn_Fcx*thorn_Mxco) + 
    (thorn_Cs_no*thorn_Mxno) + (thorn_Fcx*thorn_Mxno) + 
    (thorn_Cs_po*thorn_Mxpo) + (thorn_Fcx*thorn_Mxpo) + 
    (thorn_Cs_wo*thorn_Mxwo) + (thorn_Fcx*thorn_Mxwo) 
  
  total_n2 <- (thorn_Ns_co*thorn_Mxco) + (thorn_Fnx*thorn_Mxco) + 
    (thorn_Ns_no*thorn_Mxno) + (thorn_Fnx*thorn_Mxno) + 
    (thorn_Ns_po*thorn_Mxpo) + (thorn_Fnx*thorn_Mxpo) + 
    (thorn_Ns_wo*thorn_Mxwo) + (thorn_Fnx*thorn_Mxwo) 
  
  total_p2 <- (thorn_Ps_co*thorn_Mxco) + (thorn_Fpx*thorn_Mxco) + 
    (thorn_Ps_no*thorn_Mxno) + (thorn_Fpx*thorn_Mxno) + 
    (thorn_Ps_po*thorn_Mxpo) + (thorn_Fpx*thorn_Mxpo) + 
    (thorn_Ps_wo*thorn_Mxwo) + (thorn_Fpx*thorn_Mxwo) 
  
  total_w2 <- (thorn_Ws_co*thorn_Mxco) + (thorn_Fwx*thorn_Mxco) + 
    (thorn_Ws_no*thorn_Mxno) + (thorn_Fwx*thorn_Mxno) + 
    (thorn_Ws_po*thorn_Mxpo) + (thorn_Fwx*thorn_Mxpo) + 
    (thorn_Ws_wo*thorn_Mxwo) + (thorn_Fwx*thorn_Mxwo) 
  ##-----------------------------------------------------------------------------
  print("##-----------------------------------------------------------------------------")
  print("total_c1")
  print(total_c1)
  print("total_c2")
  print(total_c2)
  print("total_n1")
  print(total_n1)
  print("total_n2")
  print(total_n2)
  print("total_p1")
  print(total_p1)
  print("total_p2")
  print(total_p2)
  print("total_w1")
  print(total_w1)
  print("total_w2")
  print(total_w2)
  print("##-----------------------------------------------------------------------------")
  
  thorn_Fxco = thorn_Mxco/thorn_Mx; #4
  thorn_Fxwo = thorn_Mxwo/thorn_Mx; #4
  thorn_Fxno = thorn_Mxno/thorn_Mx; #4
  thorn_Fxpo = thorn_Mxpo/thorn_Mx; #4
  
  M[i,1] <<- thorn_Mxco
  M[i,2] <<- thorn_Mxwo
  M[i,3] <<- thorn_Mxno
  M[i,4] <<- thorn_Mxpo
  
  M[i,5] <<- thorn_Fxco
  M[i,6] <<- thorn_Fxwo
  M[i,7] <<- thorn_Fxno
  M[i,8] <<- thorn_Fxpo
  
  M[i,9]  <<- thorn_Mcs_co
  M[i,10] <<- thorn_Mws_co
  M[i,11] <<- thorn_Mns_co
  M[i,12] <<- thorn_Mps_co
  
  M[i,13] <<- thorn_Mcs_no
  M[i,14] <<- thorn_Mws_no
  M[i,15] <<- thorn_Mns_no
  M[i,16] <<- thorn_Mps_no

  M[i,17] <<- thorn_Mcs_po
  M[i,18] <<- thorn_Mws_po
  M[i,19] <<- thorn_Mns_po
  M[i,20] <<- thorn_Mps_po

  M[i,21] <<- thorn_Mcs_wo
  M[i,22] <<- thorn_Mws_wo
  M[i,23] <<- thorn_Mns_wo
  M[i,24] <<- thorn_Mps_wo
  
  M[i,25] <<- thorn_Cs_co
  M[i,26] <<- thorn_Ws_co
  M[i,27] <<- thorn_Ns_co
  M[i,28] <<- thorn_Ps_co
  
  M[i,29] <<- thorn_Cs_no
  M[i,30] <<- thorn_Ws_no
  M[i,31] <<- thorn_Ns_no
  M[i,32] <<- thorn_Ps_no
  
  M[i,33] <<- thorn_Cs_po
  M[i,34] <<- thorn_Ws_po
  M[i,35] <<- thorn_Ns_po
  M[i,36] <<- thorn_Ps_po
  
  M[i,37] <<- thorn_Cs_wo
  M[i,38] <<- thorn_Ws_wo
  M[i,39] <<- thorn_Ns_wo
  M[i,40] <<- thorn_Ps_wo
  
  M[i,41] <<- thorn_Cs_co/thorn_Ns_co
  M[i,42] <<- thorn_Cs_co/thorn_Ps_co
  M[i,43] <<- thorn_Ns_co/thorn_Ps_co
  
  M[i,44] <<- thorn_G_co
  M[i,45] <<- thorn_G_no
  M[i,46] <<- thorn_G_po
  M[i,47] <<- thorn_G_wo

  M[i,48] <<- Tc_co_to_no
  M[i,49] <<- Tc_co_to_po
  M[i,50] <<- Tc_co_to_wo
  M[i,51] <<- Tc_no_to_po
  M[i,52] <<- Tc_no_to_wo
  M[i,53] <<- Tc_po_to_wo
  
  M[i,54] <<- Tn_co_to_no
  M[i,55] <<- Tn_co_to_po
  M[i,56] <<- Tn_co_to_wo
  M[i,57] <<- Tn_no_to_po
  M[i,58] <<- Tn_no_to_wo
  M[i,59] <<- Tn_po_to_wo
  
  M[i,60] <<- Tp_co_to_no
  M[i,61] <<- Tp_co_to_po
  M[i,62] <<- Tp_co_to_wo
  M[i,63] <<- Tp_no_to_po
  M[i,64] <<- Tp_no_to_wo
  M[i,65] <<- Tp_po_to_wo
  
  M[i,66] <<- Tw_co_to_no
  M[i,67] <<- Tw_co_to_po
  M[i,68] <<- Tw_co_to_wo
  M[i,69] <<- Tw_no_to_po
  M[i,70] <<- Tw_no_to_wo
  M[i,71] <<- Tw_po_to_wo
  
  
  }
}
colnames(M)<-c(
   "Mxco"
  ,"Mxwo"
  ,"Mxno"
  ,"Mxpo"
  ,"Fxco"
  ,"Fxwo"
  ,"Fxno"
  ,"Fxpo"
  ,"thorn_Mcs_co"
  ,"thorn_Mws_co"
  ,"thorn_Mns_co"
  ,"thorn_Mps_co"
  ,"thorn_Mcs_no"
  ,"thorn_Mws_no"
  ,"thorn_Mns_no"
  ,"thorn_Mps_no"
  ,"thorn_Mcs_po"
  ,"thorn_Mws_po"
  ,"thorn_Mns_po"
  ,"thorn_Mps_po"
  ,"thorn_Mcs_wo"
  ,"thorn_Mws_wo"
  ,"thorn_Mns_wo"
  ,"thorn_Mps_wo"
  ,"Cs_co"
  ,"Ws_co"
  ,"Ns_co"
  ,"Ps_co"
  ,"Cs_no"
  ,"Ws_no"
  ,"Ns_no"
  ,"Ps_no"
  ,"Cs_po"
  ,"Ws_po"
  ,"Ns_po"
  ,"Ps_po"
  ,"Cs_wo"
  ,"Ws_wo"
  ,"Ns_wo"
  ,"Ps_wo"
  ,"C:N_co"
  ,"C:p_co"
  ,"N:P_co"
  ,"thorn_G_co"
  ,"thorn_G_no"
  ,"thorn_G_po"
  ,"thorn_G_wo"
  ,"Tc_co_to_no"
  ,"Tc_co_to_po"
  ,"Tc_co_to_wo"
  ,"Tc_no_to_po"
  ,"Tc_no_to_wo"
  ,"Tc_po_to_wo"
  ,"Tn_co_to_no"
  ,"Tn_co_to_po"
  ,"Tn_co_to_wo"
  ,"Tn_no_to_po"
  ,"Tn_no_to_wo"
  ,"Tn_po_to_wo"
  ,"Tp_co_to_no"
  ,"Tp_co_to_po"
  ,"Tp_co_to_wo"
  ,"Tp_no_to_po"
  ,"Tp_no_to_wo"
  ,"Tp_po_to_wo"
  ,"Tw_co_to_no"
  ,"Tw_co_to_po"
  ,"Tw_co_to_wo"
  ,"Tw_no_to_po"
  ,"Tw_no_to_wo"
  ,"Tw_po_to_wo")



wrapper_fn_mod(0) 
M <<- M

graphics.off()
pdf( file="TAM_removing_CO_source_sink_high_N_uptake.pdf", height=6, width=8 )
par( mar=c(4,4,1,1) )
#dev.new(width=15,height=7)
par(mfcol=c(2,3))

matplot((M[,1:4]),type="l",lty=c(rep(1,4)),col=mycol,lwd=2, ylab="(Structural mass)")
legend("topleft",col=mycol[c(1:4)],lty=c(rep(1,4)),legend=colnames(M)[c(1:4)],cex=1.0)

matplot(M[,5:8],type="l",lty=c(rep(1,4)),col=mycol,lwd=2,add=F, ylim=c(0,1), ylab="Proportion of structural mass in plant compartments)")
legend("topright",col=mycol[c(1:4,1:4)],lty=c(rep(1,4),rep(2,4)),legend=colnames(M)[5:8],cex=1.0)

Mr.poo <- M[,48:50]
Mr.poo[(Mr.poo[] > 0)] <- 1
Mr.poo[(Mr.poo[] < 0)] <- -1
matplot((Mr.poo[,1:3]),type="l",lty=c(rep(1,4)),col=mycol[1:4],lwd=2,add=F, ylab="Carbon organ transfer of substrate", ylim=c(-1.01, 1.01))
abline(h=0, lty=2, lwd=0.5)
legend("topleft",col=mycol[1:4],lty=c(rep(1,4)),legend=colnames(M1)[c(48:50)],cex=1.0)

matplot((M[,48:50]),type="l",lty=c(rep(1,4)),col=mycol[1:4],lwd=2,add=F, ylab="Carbon organ transfer of substrate")
abline(h=0, lty=2, lwd=0.5)
legend("topleft",col=mycol[1:4],lty=c(rep(1,4)),legend=colnames(M)[c(48:50)],cex=1.0)

# matplot((M[,38:41]),type="l",lty=c(rep(1,4)),col=mycol[1:4],lwd=2,add=F)
# legend("topleft",col=mycol[1:4],lty=c(rep(1,4)),legend=colnames(M)[c(38:41)],cex=1.0)
gg_co1 <- M[-1,1]
gg_co2 <- M[-dim(M)[1],1]
gg_wo1 <- M[-1,2]
gg_wo2 <- M[-dim(M)[1],2]
gg_no1 <- M[-1,3]
gg_no2 <- M[-dim(M)[1],3]
gg_po1 <- M[-1,4]
gg_po2 <- M[-dim(M)[1],4]


matplot(M[,44]/(M[,44]+M[,45]+M[,46]+M[,47]),type="l",lty=c(rep(1)),col=mycol[1],lwd=2,add=F, ylim=c(0,1), ylab="Emergent allocation")
matplot(M[,47]/(M[,44]+M[,45]+M[,46]+M[,47]),type="l",lty=c(rep(1)),col=mycol[2],lwd=2,add=T, ylim=c(0,1))
matplot(M[,45]/(M[,44]+M[,45]+M[,46]+M[,47]),type="l",lty=c(rep(1)),col=mycol[3],lwd=2,add=T, ylim=c(0,1))
matplot(M[,46]/(M[,44]+M[,45]+M[,46]+M[,47]),type="l",lty=c(rep(1)),col=mycol[4],lwd=2,add=T, ylim=c(0,1))
legend("topright",col=mycol[1:4],lty=c(rep(1)),legend=c("Alloc CO","Alloc WO","Alloc NO","Alloc PO"),cex=1.0)

matplot(((gg_co1-gg_co2)/gg_co2)*100,type="l",lty=c(rep(1)),col=mycol[1],lwd=2,add=F, ylim=c(-8,8), ylab="Percentage growth rates of plant compartments")
matplot(((gg_wo1-gg_wo2)/gg_wo2)*100,type="l",lty=c(rep(1)),col=mycol[2],lwd=2,add=T, ylim=c(-8,8))
matplot(((gg_no1-gg_no2)/gg_no2)*100,type="l",lty=c(rep(1)),col=mycol[3],lwd=2,add=T, ylim=c(-8,8))
matplot(((gg_po1-gg_po2)/gg_po2)*100,type="l",lty=c(rep(1)),col=mycol[4],lwd=2,add=T, ylim=c(-8,8))
legend("topright",col=mycol[1:4],lty=c(rep(1)),legend=c("Growth CO","Growth WO","Growth NO","Growth PO"),cex=1.0)

graphics.off()


graphics.off()
pdf( file="TAM_removing_CO_source_sink_substrate_concentrations_high_N.pdf", height=6, width=8 )
par( mar=c(4,4,1,1) )
#dev.new(width=15,height=7)
par(mfcol=c(2,2))

matplot(M[,c(25, 29, 33, 37)],type="l",lty=c(rep(1,4)),col=mycol,lwd=2,add=F)
legend("topleft",col=mycol[c(1:4)],lty=c(rep(1,4)),legend=colnames(M)[c(25, 29, 33, 37)],cex=1.0)

matplot(M[,c(26, 30, 34, 38)],type="l",lty=c(rep(1,4)),col=mycol,lwd=2,add=F)
legend("topleft",col=mycol[c(1:4)],lty=c(rep(1,4)),legend=colnames(M)[c(26, 30, 34, 38)],cex=1.0)

matplot((M[,c(27, 31, 35, 39)]),type="l",lty=c(rep(1,4)),col=mycol,lwd=2,add=F)
legend("topleft",col=mycol,lty=c(rep(1,4)),legend=colnames(M)[c(27, 31, 35, 39)],cex=1.0)

matplot((M[,c(28, 32, 36, 40)]),type="l",lty=c(rep(1,4)),col=mycol,lwd=2,add=F)
legend("topleft",col=mycol,lty=c(rep(1,4)),legend=colnames(M)[c(28, 32, 36, 40)],cex=1.0)

graphics.off()

graphics.off()
pdf( file="TAM_removing_CO_source_sink_compare_allocation.pdf", height=6, width=8 )
par( mar=c(4,4,1,1) )
#dev.new(width=15,height=7)
par(mfcol=c(1,2))

matplot(M[,44]/(M[,44]+M[,45]+M[,46]+M[,47]),type="l",lty=c(rep(1)),col=mycol[1],lwd=2,add=F, ylim=c(0,1), main="High Nitrogen uptake", ylab="Emergent allocation")
matplot(M[,47]/(M[,44]+M[,45]+M[,46]+M[,47]),type="l",lty=c(rep(2)),col=mycol[2],lwd=2,add=T, ylim=c(0,1))
matplot(M[,45]/(M[,44]+M[,45]+M[,46]+M[,47]),type="l",lty=c(rep(3)),col=mycol[3],lwd=2,add=T, ylim=c(0,1))
matplot(M[,46]/(M[,44]+M[,45]+M[,46]+M[,47]),type="l",lty=c(rep(4)),col=mycol[4],lwd=2,add=T, ylim=c(0,1))
legend("topright",col=mycol[1:4],lty=c(1,2,3,4),legend=c("Alloc CO","Alloc WO","Alloc NO","Alloc PO"),cex=1.0)

wrapper_fn_mod(1) 
M1 <<- M
colnames(M1) <- colnames(M)
matplot(M1[,44]/(M1[,44]+M1[,45]+M1[,46]+M1[,47]),type="l",lty=c(rep(1)),col=mycol[1],lwd=2,add=F, ylim=c(0,1), main="Low Nitrogen uptake", ylab="Emergent allocation")
matplot(M1[,47]/(M1[,44]+M1[,45]+M1[,46]+M1[,47]),type="l",lty=c(rep(2)),col=mycol[2],lwd=2,add=T, ylim=c(0,1))
matplot(M1[,45]/(M1[,44]+M1[,45]+M1[,46]+M1[,47]),type="l",lty=c(rep(3)),col=mycol[3],lwd=2,add=T, ylim=c(0,1))
matplot(M1[,46]/(M1[,44]+M1[,45]+M1[,46]+M1[,47]),type="l",lty=c(rep(4)),col=mycol[4],lwd=2,add=T, ylim=c(0,1))
legend("topright",col=mycol[1:4],lty=c(1,2,3,4),legend=c("Alloc CO","Alloc WO","Alloc NO","Alloc PO"),cex=1.0)

graphics.off()

graphics.off()
pdf( file="TAM_removing_CO_source_sink_low_N_uptake.pdf", height=6, width=8 )
par( mar=c(4,4,1,1) )
#dev.new(width=15,height=7)
par(mfcol=c(2,3))

matplot((M1[,1:4]),type="l",lty=c(rep(1,4)),col=mycol,lwd=2, ylab="(Structural mass)")
legend("topleft",col=mycol[c(1:4)],lty=c(rep(1,4)),legend=colnames(M1)[c(1:4)],cex=1.0)

matplot(M1[,5:8],type="l",lty=c(rep(1,4)),col=mycol,lwd=2,add=F, ylim=c(0,1), ylab="Proportion of structural mass in plant compartments)")
legend("topright",col=mycol[c(1:4,1:4)],lty=c(rep(1,4),rep(2,4)),legend=colnames(M1)[5:8],cex=1.0)

Mr.poo <- M1[,48:50]
Mr.poo[(Mr.poo[] > 0)] <- 1
Mr.poo[(Mr.poo[] < 0)] <- -1
matplot((Mr.poo[,1:3]),type="l",lty=c(rep(1,4)),col=mycol[1:4],lwd=2,add=F, ylab="Carbon organ transfer of substrate", ylim=c(-1.01, 1.01))
abline(h=0, lty=2, lwd=0.5)
legend("topleft",col=mycol[1:4],lty=c(rep(1,4)),legend=colnames(M1)[c(48:50)],cex=1.0)

matplot((M1[,48:50]),type="l",lty=c(rep(1,4)),col=mycol[1:4],lwd=2,add=F, ylab="Carbon organ transfer of substrate")
abline(h=0, lty=2, lwd=0.5)
legend("topleft",col=mycol[1:4],lty=c(rep(1,4)),legend=colnames(M1)[c(48:50)],cex=1.0)

# matplot((M1[,38:41]),type="l",lty=c(rep(1,4)),col=mycol[1:4],lwd=2,add=F)
# legend("topleft",col=mycol[1:4],lty=c(rep(1,4)),legend=colnames(M1)[c(38:41)],cex=1.0)
gg_co1 <- M1[-1,1]
gg_co2 <- M1[-dim(M1)[1],1]
gg_wo1 <- M1[-1,2]
gg_wo2 <- M1[-dim(M1)[1],2]
gg_no1 <- M1[-1,3]
gg_no2 <- M1[-dim(M1)[1],3]
gg_po1 <- M1[-1,4]
gg_po2 <- M1[-dim(M1)[1],4]


matplot(M1[,44]/(M1[,44]+M1[,45]+M1[,46]+M1[,47]),type="l",lty=c(rep(1)),col=mycol[1],lwd=2,add=F, ylim=c(0,1), ylab="Emergent allocation")
matplot(M1[,47]/(M1[,44]+M1[,45]+M1[,46]+M1[,47]),type="l",lty=c(rep(1)),col=mycol[2],lwd=2,add=T, ylim=c(0,1))
matplot(M1[,45]/(M1[,44]+M1[,45]+M1[,46]+M1[,47]),type="l",lty=c(rep(1)),col=mycol[3],lwd=2,add=T, ylim=c(0,1))
matplot(M1[,46]/(M1[,44]+M1[,45]+M1[,46]+M1[,47]),type="l",lty=c(rep(1)),col=mycol[4],lwd=2,add=T, ylim=c(0,1))
legend("topright",col=mycol[1:4],lty=c(rep(1)),legend=c("Alloc CO","Alloc WO","Alloc NO","Alloc PO"),cex=1.0)

matplot(((gg_co1-gg_co2)/gg_co2)*100,type="l",lty=c(rep(1)),col=mycol[1],lwd=2,add=F, ylim=c(-8,8), ylab="Percentage growth rates of plant compartments")
matplot(((gg_wo1-gg_wo2)/gg_wo2)*100,type="l",lty=c(rep(1)),col=mycol[2],lwd=2,add=T, ylim=c(-8,8))
matplot(((gg_no1-gg_no2)/gg_no2)*100,type="l",lty=c(rep(1)),col=mycol[3],lwd=2,add=T, ylim=c(-8,8))
matplot(((gg_po1-gg_po2)/gg_po2)*100,type="l",lty=c(rep(1)),col=mycol[4],lwd=2,add=T, ylim=c(-8,8))
legend("topright",col=mycol[1:4],lty=c(rep(1)),legend=c("Growth CO","Growth WO","Growth NO","Growth PO"),cex=1.0)

graphics.off()

graphics.off()
pdf( file="TAM_removing_CO_source_sink_substrate_concentrations_low_N.pdf", height=6, width=8 )
par( mar=c(4,4,1,1) )
#dev.new(width=15,height=7)
par(mfcol=c(2,2))

matplot(M1[,c(25, 29, 33, 37)],type="l",lty=c(rep(1,4)),col=mycol,lwd=2,add=F)
legend("topleft",col=mycol[c(1:4)],lty=c(rep(1,4)),legend=colnames(M1)[c(25, 29, 33, 37)],cex=1.0)

matplot(M1[,c(26, 30, 34, 38)],type="l",lty=c(rep(1,4)),col=mycol,lwd=2,add=F)
legend("topleft",col=mycol[c(1:4)],lty=c(rep(1,4)),legend=colnames(M1)[c(26, 30, 34, 38)],cex=1.0)

matplot((M1[,c(27, 31, 35, 39)]),type="l",lty=c(rep(1,4)),col=mycol,lwd=2,add=F)
legend("topleft",col=mycol,lty=c(rep(1,4)),legend=colnames(M1)[c(27, 31, 35, 39)],cex=1.0)

matplot((M1[,c(28, 32, 36, 40)]),type="l",lty=c(rep(1,4)),col=mycol,lwd=2,add=F)
legend("topleft",col=mycol,lty=c(rep(1,4)),legend=colnames(M1)[c(28, 32, 36, 40)],cex=1.0)

graphics.off()


print(M[99:110,])

# 
# evapotr_ = 0 #53629576106646967e-06
# stom_cond_tmp = -1.0656466997716052e-12
# boul_cond_tmp = 0.010730861431038661
# hum = 0.6
# eS = 3.6
# crown_area_0_ = 0.2
# lai_ = 0.01
# 
# leaf_helper =  log( (evapotr_/(crown_area_0_*lai_) *(1./(stom_cond_tmp*1000.)+1./(boul_cond_tmp*1000.) ) + hum*eS)/0.6108 );
# leaf_temp_ = 237.3*leaf_helper/(17.27-leaf_helper);
# 
# print(c(leaf_helper,leaf_temp_))


# OK I think I have it sorted now - at least in the R code I now have TAM working with a third substrate pool = water. Now roots take up water, C and P. The model behaves qualitatively as before. Now however one has to be a bit more careful about parameters - there is simply a smaller area of parameter space where the model "works". This is something that will come to bite us when we move to having uptake rates of N and P being a fxn of soil N and P.
# 
# In the R code I now have a thorn_Kw parameter which is essentially the uptake rate of water by root biomass. We (you) need to figure out how to multiply this by some water availability variable. If you can supply me with a a variable on a zero to one scale that you like (it should be something that inspires plants to allocate more to roots). Also remember that we already have water limiting As. So what we really want here is an indicator of a "need" to allocate to roots. Note that in TAM if water limits As, it limits carbon uptake which should inspire more shoots. So we might want to make the TAM's As not water limited. Water limitation will naturally come into play though since the water concentration in TAM will limit the growth parameter.
#  
# Anyhow sorry about the dense text. What I need for now is the "water availability factor"
